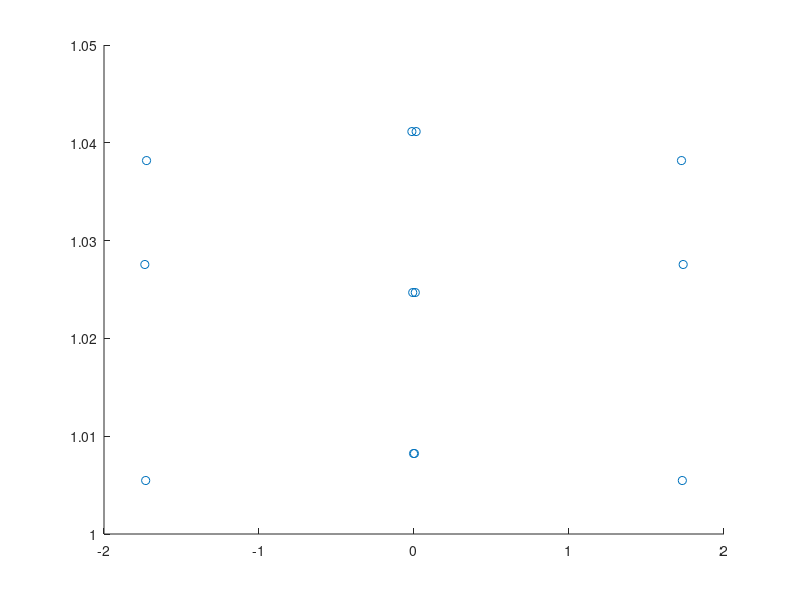

Write the MATLAB code that produced this figure.
% ===== C Ó D I G O    D E S A R R O L L A D O   E N   S E C C I Ó N   3.1 =====
% ------------------------------------------------------------------------------
% El uso de F5 corre todo el código del tirón.
% El uso de F10 corre línea a línea de manera pausada, lo que permite analizar más su comportamiento.

% ===== P R I M E R A   I T E R A C I Ó N =====
%  ---------------------------------------------

% ----- PRIMERA PARTE. -----
f1=@(x) 1+abs(x.^3 - 3*x);      % Definición de la función.
x_0=-2; lado=4; n=3;            % Inicialización de datos.

lado=lado/n;
for i=1:n                       % Bucle para generar representantes.
	representantes(i) = x_0 + (i-1)*lado;
end
num_repr=length(representantes);
imagenes = f1(representantes);
minimo=min(imagenes);

plot([representantes; representantes+lado], [imagenes; imagenes], 'Color', 'blue')


% ----- SEGUNDA PARTE. -----
L=9; cte_compa=L*lado;           % sqrt(1)=1 y el factor lado ya incluye la cte de division.
for i=num_repr:-1:1              % Bucle aplicando el operador de eliminación.
	if (imagenes(i)-minimo) > cte_compa
		representantes(i)=[];
		imagenes(i)=[];
	end
end
num_repr=length(representantes);
plot([representantes; representantes+lado], [imagenes; imagenes], 'Color', 'blue')




% ===== S E G U N D A   I T E R A C I Ó N. =====
%  ----------------------------------------------

lado=lado/n;
aux_repr=[];
for i=1:length(representantes)
	for k=1:n
		aux_repr((i-1)*n+k)=representantes(i)+(k-1)*lado;
	end
end
representantes=aux_repr;
num_repr=length(representantes);
imagenes = f1(representantes);
minimo=min(imagenes);

plot([representantes; representantes+lado], [imagenes; imagenes], 'Color', 'blue')

cte_compa=cte_compa/n;
for i=num_repr:-1:1		 % Bucle aplicando el operador de eliminación.
	if (imagenes(i)-minimo) > cte_compa
		representantes(i)=[];
		imagenes(i)=[];
	end
end
num_repr=length(representantes);
plot([representantes; representantes+lado], [imagenes; imagenes], 'Color', 'blue')





% ===== T E R C E R A   I T E R A C I Ó N. =====
%  ---------------------------------------------

lado=lado/n;
aux_repr=[];
for i=1:length(representantes)
	for k=1:n
		aux_repr((i-1)*n+k)=representantes(i)+(k-1)*lado;
	end
end
representantes=aux_repr;
num_repr=length(representantes);
imagenes = f1(representantes);
minimo=min(imagenes);

plot([representantes; representantes+lado], [imagenes; imagenes], 'Color', 'blue')

cte_compa=cte_compa/n;
for i=num_repr:-1:1 		% Bucle aplicando el operador de eliminación.
	if (imagenes(i)-minimo) > cte_compa
		representantes(i)=[];
		imagenes(i)=[];
	end
end
num_repr=length(representantes);
plot([representantes; representantes+lado], [imagenes; imagenes], 'Color', 'blue')




% ===== C U A R T A   I T E R A C I Ó N. =====
%  -------------------------------------------

lado=lado/n;
aux_repr=[];
for i=1:length(representantes)
	for k=1:n
		aux_repr((i-1)*n+k)=representantes(i)+(k-1)*lado;
	end
end
representantes=aux_repr;
num_repr=length(representantes);
imagenes = f1(representantes);
minimo=min(imagenes);

plot([representantes; representantes+lado], [imagenes; imagenes], 'Color', 'blue')

cte_compa=cte_compa/n;
for i=num_repr:-1:1		 % Bucle aplicando el operador de eliminación.
	if (imagenes(i)-minimo) > cte_compa
		representantes(i)=[];
		imagenes(i)=[];
	end
end
num_repr=length(representantes);
plot([representantes; representantes+lado], [imagenes; imagenes], 'Color', 'blue')




% ===== Q U I N T A   I T E R A C I Ó N. =====
%  -------------------------------------------

lado=lado/n;
aux_repr=[];
for i=1:length(representantes)
	for k=1:n
		aux_repr((i-1)*n+k)=representantes(i)+(k-1)*lado;
	end
end
representantes=aux_repr;
num_repr=length(representantes);
imagenes = f1(representantes);
minimo=min(imagenes);

scatter(representantes, imagenes, 'blue')

cte_compa=cte_compa/n;
for i=num_repr:-1:1 			% Bucle aplicando el operador de eliminación.
	if (imagenes(i)-minimo) > cte_compa
		representantes(i)=[];
		imagenes(i)=[];
	end
end
num_repr=length(representantes);
scatter(representantes, imagenes, 'blue')





% ===== S E X T A   I T E R A C I Ó N. =====
%  -----------------------------------------

lado=lado/n;
aux_repr=[];
for i=1:length(representantes)
	for k=1:n
		aux_repr((i-1)*n+k)=representantes(i)+(k-1)*lado;
	end
end
representantes=aux_repr;
num_repr=length(representantes);
imagenes = f1(representantes);
minimo=min(imagenes);

scatter(representantes, imagenes, 'blue')

cte_compa=cte_compa/n;
for i=num_repr:-1:1 			% Bucle aplicando el operador de eliminación.
	if (imagenes(i)-minimo) > cte_compa
		representantes(i)=[];
		imagenes(i)=[];
	end
end
num_repr=length(representantes);
scatter(representantes, imagenes, 'blue')


% Aumentar el número de iteraciones requiere la copia manual de
% la segunda iteración (o alguna de las siguientes).
